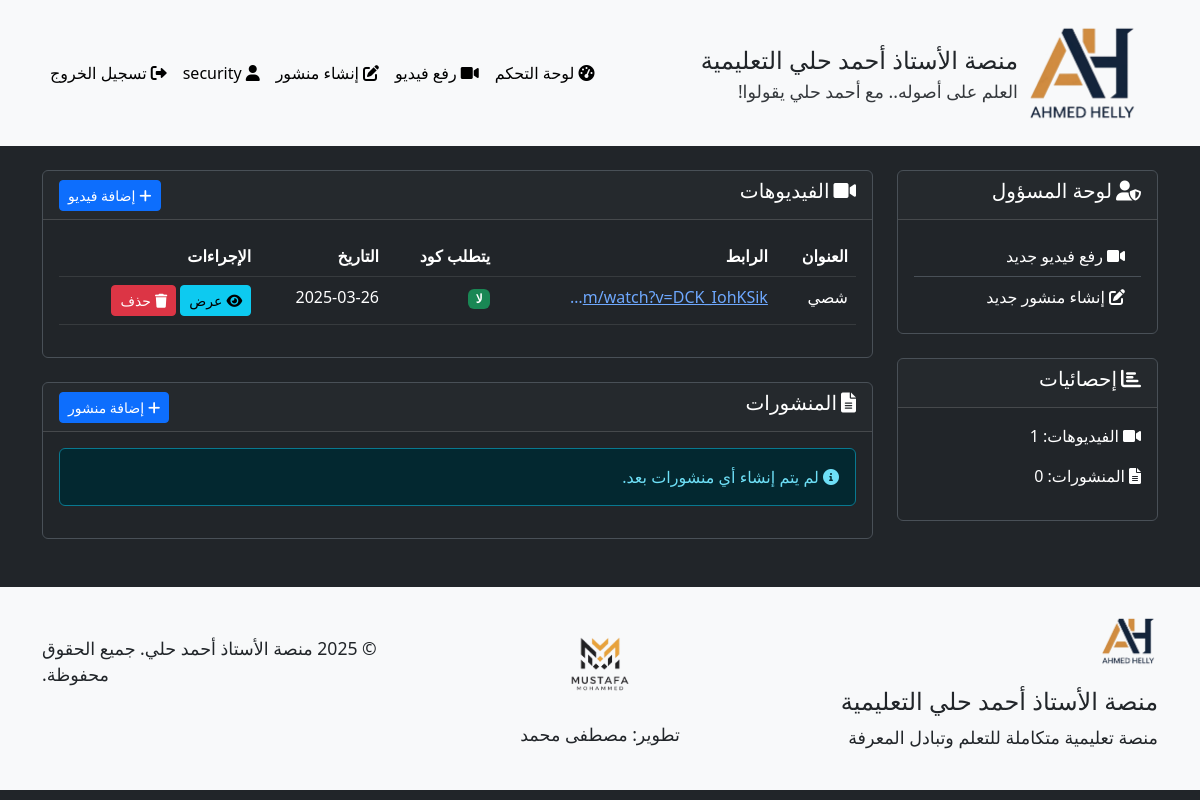
The app's page /admin/dashboard (signed in) with its own data.
### models.py (models this page shows, shortened)
class User(UserMixin, db.Model):
    __tablename__ = 'users'
    id = db.Column(db.Integer, primary_key=True)
    username = db.Column(db.String(64), unique=True, nullable=False)
    full_name = db.Column(db.String(100), nullable=True)  # الاسم الثلاثي
    password_hash = db.Column(db.String(256), nullable=False)
    role = db.Column(db.String(20), nullable=False)  # 'admin' or 'student'
    videos = db.relationship('Video', backref='uploader', lazy='dynamic')
    comments = db.relationship('Comment', backref='author', lazy='dynamic')
    posts = db.relationship('Post', backref='author', lazy='dynamic')
    video_views = db.relationship('VideoView', backref='viewer', lazy='dynamic')
    def is_admin(self):
        return self.role == 'admin'

class Video(db.Model):
    __tablename__ = 'videos'
    id = db.Column(db.Integer, primary_key=True)
    title = db.Column(db.String(100), nullable=False)
    url = db.Column(db.String(200), nullable=True)  # يمكن أن يكون فارغًا في حالة رفع ملف
    file_path = db.Column(db.String(200), nullable=True)  # مسار الملف المرفوع
    description = db.Column(db.Text)
    uploaded_by = db.Column(db.Integer, db.ForeignKey('users.id'), nullable=False)
    created_at = db.Column(db.DateTime, default=datetime.utcnow)
    requires_code = db.Column(db.Boolean, default=True)  # هل تتطلب المحاضرة كود للوصول
    comments = db.relationship('Comment', backref='video', lazy='dynamic', cascade='all, delete-orphan')

### routes.py (the view)
@admin_bp.route('/dashboard')
@login_required
def dashboard():
    if not current_user.is_admin():
        abort(403)
    videos = Video.query.order_by(Video.created_at.desc()).all()
    posts = Post.query.order_by(Post.created_at.desc()).all()
    video_stats = {}
    for video in videos:
        views = VideoView.query.filter_by(video_id=video.id).all()
        viewers = User.query.join(VideoView, User.id == VideoView.user_id).filter(VideoView.video_id == video.id).all()
        active_codes = LectureCode.query.filter_by(video_id=video.id, is_active=True).all()
        video_stats[video.id] = {
            'views_count': len(views),
            'viewers': viewers,
            'active_codes': active_codes
        }
    return render_template('admin/dashboard.html', videos=videos, posts=posts, video_stats=video_stats)

### templates/admin/dashboard.html (shortened to what this page needs)
{% extends 'base.html' %}
{% block content %}
<div class="row">
    <div class="col-lg-3">
        <div class="card bg-dark mb-4">
            <div class="card-header">
                <h5><i class="fas fa-user-shield me-2"></i>لوحة المسؤول</h5>
            </div>
            <div class="card-body">
                <div class="list-group list-group-flush">
                    <a href="{{ url_for('admin.upload_video') }}" class="list-group-item list-group-item-action bg-dark">
                        <i class="fas fa-video me-2"></i>رفع فيديو جديد
                    </a>
                    <a href="{{ url_for('admin.create_post') }}" class="list-group-item list-group-item-action bg-dark">
                        <i class="fas fa-edit me-2"></i>إنشاء منشور جديد
                    </a>
                </div>
            </div>
        </div>
        <div class="card bg-dark">
            <div class="card-header">
                <h5><i class="fas fa-chart-bar me-2"></i>إحصائيات</h5>
            </div>
            <div class="card-body">
                <p><i class="fas fa-video me-2"></i>الفيديوهات: {{ videos|length }}</p>
                <p><i class="fas fa-file-alt me-2"></i>المنشورات: {{ posts|length }}</p>
            </div>
        </div>
    </div>
    <div class="col-lg-9">
        <div class="card bg-dark mb-4">
            <div class="card-header d-flex justify-content-between align-items-center">
                <h5><i class="fas fa-video me-2"></i>الفيديوهات</h5>
                <a href="{{ url_for('admin.upload_video') }}" class="btn btn-sm btn-primary">
                    <i class="fas fa-plus me-1"></i>إضافة فيديو
                </a>
            </div>
            <div class="card-body">
                {% if videos %}
                    <div class="table-responsive">
                        <table class="table table-dark table-hover">
                            <thead>
                                <tr>
                                    <th>العنوان</th>
                                    <th>الرابط</th>
                                    <th>يتطلب كود</th>
                                    <th>التاريخ</th>
                                    <th>الإجراءات</th>
                                </tr>
                            </thead>
                            <tbody>
                                {% for video in videos %}
                                <tr>
                                    <td>{{ video.title }}</td>
                                    <td>
                                        {% if video.url %}
                                        <a href="{{ video.url }}" target="_blank" class="text-truncate d-inline-block" style="max-width: 200px;">
                                            {{ video.url }}
                                        </a>
                                        {% elif video.file_path %}
                                        <span class="badge bg-success">ملف مرفوع</span>
                                        {% else %}
                                        <span class="badge bg-warning">لا يوجد مصدر</span>
                                        {% endif %}
                                    </td>
                                    <td>
                                        {% if video.requires_code %}
                                            <span class="badge bg-warning">نعم</span>
                                            {% if video_stats[video.id]['active_codes'] %}
                                                <div class="mt-1">
                                                    {% for code in video_stats[video.id]['active_codes'] %}
                                                    <div class="d-flex align-items-center">
                                                        <span class="badge bg-info me-1">{{ code.code }}</span>
                                                        <a href="{{ url_for('admin.deactivate_code', code_id=code.id) }}" class="btn btn-sm btn-outline-danger">
                                                            <i class="fas fa-times"></i>
                                                        </a>
                                                    </div>
                                                    {% endfor %}
                                                </div>
                                            {% endif %}
                                            <form method="POST" action="{{ url_for('admin.create_lecture_code', video_id=video.id) }}" class="mt-1">
                                                <button type="submit" class="btn btn-sm btn-outline-info">
                                                    <i class="fas fa-key me-1"></i>إنشاء كود جديد
                                                </button>
                                            </form>
                                        {% else %}
                                            <span class="badge bg-success">لا</span>
                                        {% endif %}
                                    </td>
                                    <td>{{ video.created_at.strftime('%Y-%m-%d') }}</td>
                                    <td>
                                        <a href="{{ url_for('student.view_video', video_id=video.id) }}" class="btn btn-sm btn-info">
                                            <i class="fas fa-eye me-1"></i>عرض
                                        </a>
                                        <a href="{{ url_for('admin.delete_video', video_id=video.id) }}" class="btn btn-sm btn-danger delete-video-btn">
                                            <i class="fas fa-trash me-1"></i>حذف
                                        </a>
                                    </td>
                                </tr>
                                {% endfor %}
                            </tbody>
                        </table>
                    </div>
                {% else %}
                    <div class="alert alert-info">
                        <i class="fas fa-info-circle me-2"></i>لم يتم رفع أي فيديوهات بعد.
                    </div>
                {% endif %}
            </div>
        </div>
        <div class="card bg-dark">
            <div class="card-header d-flex justify-content-between align-items-center">
                <h5><i class="fas fa-file-alt me-2"></i>المنشورات</h5>
                <a href="{{ url_for('admin.create_post') }}" class="btn btn-sm btn-primary">
                    <i class="fas fa-plus me-1"></i>إضافة منشور
                </a>
            </div>
            <div class="card-body">
                {% if posts %}
                    <div class="table-responsive">
                        <table class="table table-dark table-hover">
                            <thead>
                                <tr>
                                    <th>العنوان</th>
                                    <th>التاريخ</th>
                                    <th>الإجراءات</th>
                                </tr>
                            </thead>
                            <tbody>
                                {% for post in posts %}
                                <tr>
                                    <td>{{ post.title }}</td>
                                    <td>{{ post.created_at.strftime('%Y-%m-%d') }}</td>
                                    <td>
                                        <a href="{{ url_for('student.view_post', post_id=post.id) }}" class="btn btn-sm btn-info">
                                            <i class="fas fa-eye me-1"></i>عرض
                                        </a>
                                        <a href="{{ url_for('admin.delete_post', post_id=post.id) }}" class="btn btn-sm btn-danger delete-post-btn">
                                            <i class="fas fa-trash me-1"></i>حذف
                                        </a>
                                    </td>
                                </tr>
                                {% endfor %}
                            </tbody>
                        </table>
                    </div>
                {% else %}
                    <div class="alert alert-info">
                        <i class="fas fa-info-circle me-2"></i>لم يتم إنشاء أي منشورات بعد.
                    </div>
                {% endif %}
            </div>
        </div>
    </div>
</div>
{% endblock %}

### templates/base.html (shortened to what this page needs)
<!DOCTYPE html>
<html lang="ar" data-bs-theme="dark">
<head>
    <link rel="stylesheet" href="https://cdn.jsdelivr.net/npm/bootstrap@5.3.0/dist/css/bootstrap.min.css">
    <link rel="stylesheet" href="https://cdnjs.cloudflare.com/ajax/libs/font-awesome/6.0.0/css/all.min.css">
    <link rel="stylesheet" href="{{ url_for('static', filename='css/style.css') }}">
</head>
<body>
    <header>
        <nav class="navbar navbar-expand-lg navbar-light bg-light">
            <div class="container">
                <a class="navbar-brand" href="{{ url_for('main.index') }}">
                    <img src="{{ url_for('static', filename='img/ahmed-helly-logo.png') }}" alt="شعار الأستاذ أحمد حلي" height="120" class="me-2">
                    <div class="d-flex flex-column">
                        <span class="text-dark" style="font-size: 1.5rem;">منصة الأستاذ أحمد حلي التعليمية</span>
                        <small class="text-dark" style="font-size: 1.1rem;">العلم على أصوله.. مع أحمد حلي يقولوا!</small>
                    </div>
                </a>
                <div class="collapse navbar-collapse" id="navbarNav">
                    <ul class="navbar-nav ms-auto">
                        {% if current_user.is_authenticated %}
                            {% if current_user.role == 'admin' %}
                                <li class="nav-item">
                                    <a class="nav-link {% if request.path.startswith('/admin/dashboard') %}active{% endif %}" href="{{ url_for('admin.dashboard') }}">
                                        <i class="fas fa-tachometer-alt me-1"></i>لوحة التحكم
                                    </a>
                                </li>
                                <li class="nav-item">
                                    <a class="nav-link {% if request.path.startswith('/admin/upload_video') %}active{% endif %}" href="{{ url_for('admin.upload_video') }}">
                                        <i class="fas fa-video me-1"></i>رفع فيديو
                                    </a>
                                </li>
                                <li class="nav-item">
                                    <a class="nav-link {% if request.path.startswith('/admin/create_post') %}active{% endif %}" href="{{ url_for('admin.create_post') }}">
                                        <i class="fas fa-edit me-1"></i>إنشاء منشور
                                    </a>
                                </li>
                            {% else %}
                                <li class="nav-item">
                                    <a class="nav-link {% if request.path.startswith('/student/dashboard') %}active{% endif %}" href="{{ url_for('student.dashboard') }}">
                                        <i class="fas fa-tachometer-alt me-1"></i>لوحة التحكم
                                    </a>
                                </li>
                            {% endif %}
                            <li class="nav-item">
                                <span class="nav-link">
                                    <i class="fas fa-user me-1"></i>{{ current_user.username }}
                                </span>
                            </li>
                            <li class="nav-item">
                                <a class="nav-link" href="{{ url_for('main.logout') }}">
                                    <i class="fas fa-sign-out-alt me-1"></i>تسجيل الخروج
                                </a>
                            </li>
                        {% else %}
                            <li class="nav-item">
                                <a class="nav-link {% if request.path.startswith('/login') %}active{% endif %}" href="{{ url_for('main.login') }}">
                                    <i class="fas fa-sign-in-alt me-1"></i>تسجيل الدخول
                                </a>
                            </li>
                        {% endif %}
                    </ul>
                </div>
            </div>
        </nav>
    </header>
    <main class="container my-4">
        {% block content %}{% endblock %}
    </main>
    <footer class="bg-light text-dark py-4 mt-5">
        <div class="container">
            <div class="row">
                <div class="col-md-4">
                    <img src="{{ url_for('static', filename='img/ahmed-helly-logo.png') }}" alt="شعار الأستاذ أحمد حلي" height="60" class="mb-3">
                    <h4 class="text-dark">منصة الأستاذ أحمد حلي التعليمية</h4>
                    <p class="text-dark" style="font-size: 1.1rem;">منصة تعليمية متكاملة للتعلم وتبادل المعرفة</p>
                </div>
                <div class="col-md-4 text-center d-flex flex-column align-items-center justify-content-center">
                    <a href="#" class="text-dark text-decoration-none">
                        <img src="{{ url_for('static', filename='img/mustafa-logo.png') }}" alt="شعار مصطفى محمد" height="100" class="mb-2">
                        <p class="text-dark" style="font-size: 1.1rem;">تطوير: مصطفى محمد</p>
                    </a>
                </div>
                <div class="col-md-4 text-md-end">
                    <p class="mt-4 text-dark" style="font-size: 1.1rem;">&copy; 2025 منصة الأستاذ أحمد حلي. جميع الحقوق محفوظة.</p>
                </div>
            </div>
        </div>
    </footer>
</body>
</html>

### records on screen
User: username "security"
Video: title "شصي", url "https://www.youtube.com/watch?v=DCK_IohKS…", requires_code "لا", created_at "2025-03-26"

### other values on screen
{{ videos|length }} "1"
{{ posts|length }} "0"
